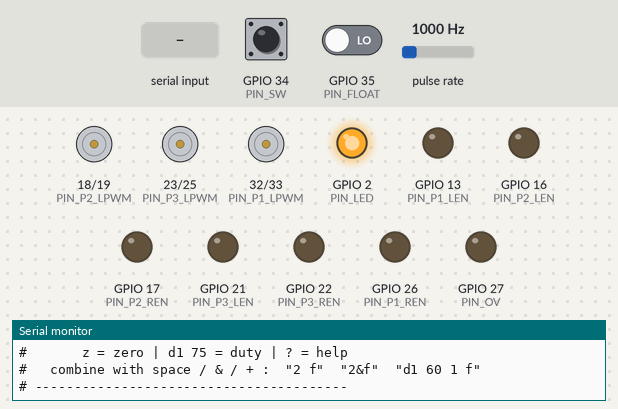
The sketch below on a simulated ESP32. Shown: motor-driver pin pairs drawn as motors (green arrow = first pin HIGH = forward, orange = second pin HIGH = backward, longer = more drive), output pins drawn as LEDs (lit = HIGH), the last lines printed to the serial monitor. Wiring (inferred from the names in the program): pulse sensor: data GPIO 14. The test bench sets the inputs (shaded band); at power-on: GPIO 34 (PIN_SW) LOW, GPIO 35 (PIN_FLOAT) LOW, pulse rate 1000 Hz.

Above: at 1.5 s.
1.6 s: "1\n" received over Serial
At 2.0 s:
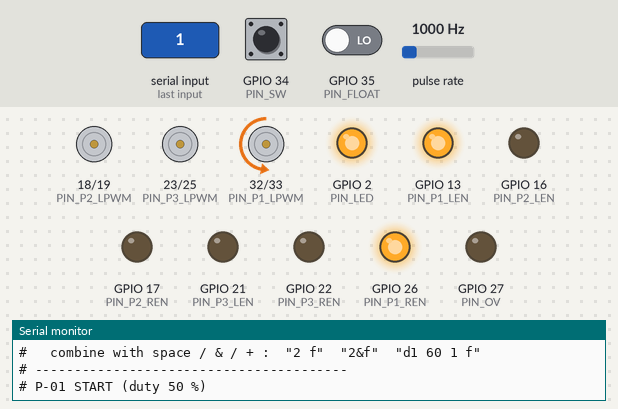
3.1 s: "a\n" received over Serial
At 4.3 s:
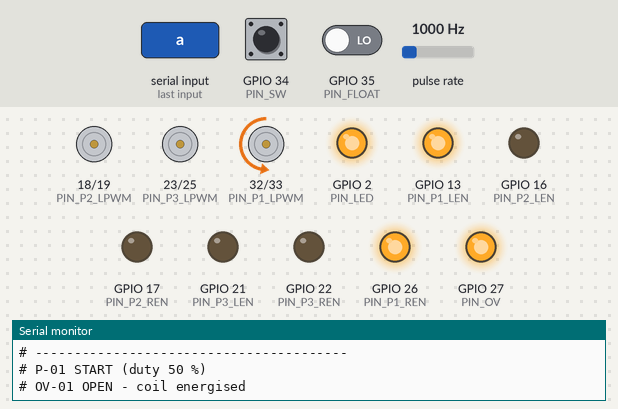
4.6 s: "1 90\n" received over Serial
At 5.8 s:
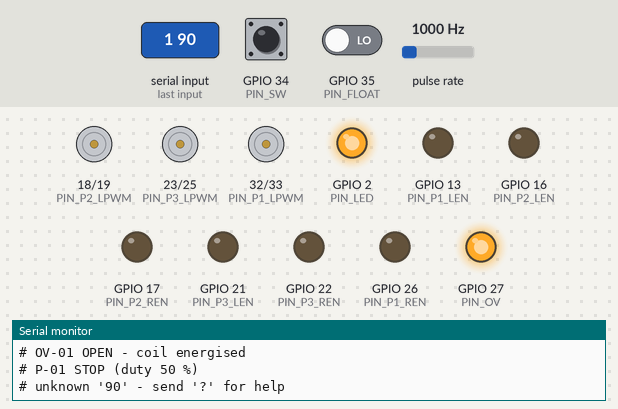
7.6 s: "2\n" received over Serial
At 8.8 s:
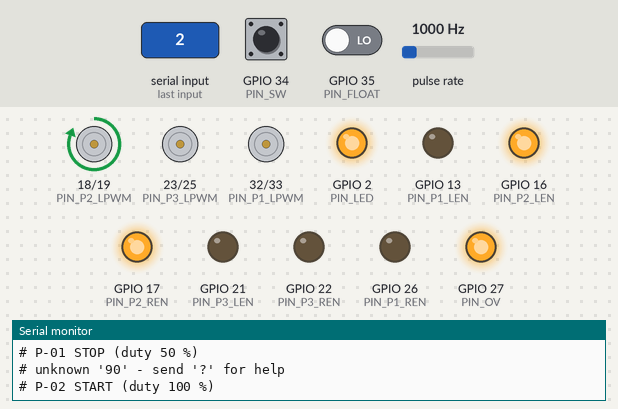
9.1 s: "3\n" received over Serial
At 10.1 s:
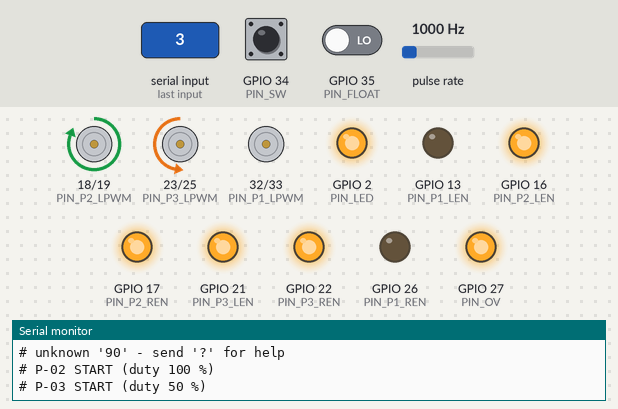
10.6 s: "1 90 45\n" received over Serial
At 11.3 s:
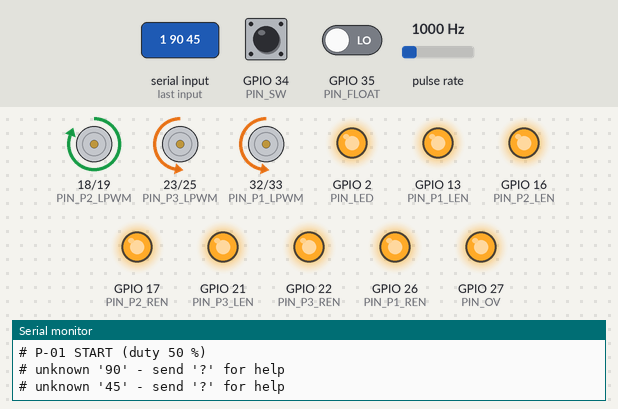
Timing chart, 0 to 13.1 s (numbered marks = the images above; inputs shaded):
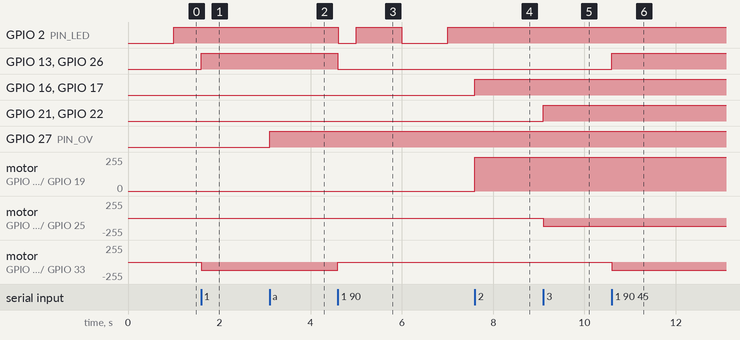

Measured:
- after the input at 1.6 s, GPIO 2 (PIN_LED): stays HIGH (without the input it goes to LOW after 0.40 s); GPIO 13 (PIN_P1_LEN), GPIO 26 (PIN_P1_REN): LOW → HIGH at once; motor on GPIO 32 (PIN_P1_LPWM) / GPIO 33 (PIN_P1_RPWM): stopped → backward 127/255 at once
- after the input at 3.1 s, GPIO 27 (PIN_OV): LOW → HIGH at once
- after the input at 4.6 s, GPIO 2 (PIN_LED): HIGH → LOW at once, → HIGH 0.40 s later, → LOW 1.0 s later, → HIGH 1.0 s later; GPIO 13 (PIN_P1_LEN), GPIO 26 (PIN_P1_REN): HIGH → LOW at once; motor on GPIO 32 (PIN_P1_LPWM) / GPIO 33 (PIN_P1_RPWM): backward 127/255 → stopped at once
- after the input at 7.6 s, GPIO 2 (PIN_LED): stays HIGH (without the input it goes to LOW after 0.40 s); GPIO 16 (PIN_P2_LEN), GPIO 17 (PIN_P2_REN): LOW → HIGH at once; motor on GPIO 18 (PIN_P2_LPWM) / GPIO 19 (PIN_P2_RPWM): stopped → forward 255/255 at once
- after the input at 9.1 s, GPIO 21 (PIN_P3_LEN), GPIO 22 (PIN_P3_REN): LOW → HIGH at once; motor on GPIO 23 (PIN_P3_LPWM) / GPIO 25 (PIN_P3_RPWM): stopped → backward 127/255 at once
- after the input at 10.6 s, GPIO 13 (PIN_P1_LEN), GPIO 26 (PIN_P1_REN): LOW → HIGH at once; motor on GPIO 32 (PIN_P1_LPWM) / GPIO 33 (PIN_P1_RPWM): stopped → backward 127/255 at once

The sketch:

05_manual_test_v3.ino
```cpp
/*
 * LAM Stage 2 - BRING-UP 05 v3 : MANUAL TOGGLE TEST + FLOW READOUT + FLOAT SWITCH
 * Pin map from "LAM Stage 2 PCB", T-Works Foundation, REV 1.0
 *
 * Serial Monitor @ 115200, line ending "New Line".
 *
 *   1   toggle Pump 1 (P-01)
 *   2   toggle Pump 2 (P-02)
 *   3   toggle Pump 3 (P-03)
 *   a   toggle solenoid valve OV-01   (on/off only)
 *   f   toggle the flow readout on / off
 *   l   toggle LEVEL PROTECTION on / off      <-- new  (starts OFF)
 *   w   live RAW view of the ON/OFF switch + float   <-- new
 *   s   STOP everything immediately
 *   k   calibration marker: start / stop
 *   z   zero the totaliser
 *   d1 75   set pump 1 duty (d2 / d3 for the others)
 *   ?   help and current status
 *
 * SEVERAL COMMANDS AT ONCE: separate them with a space, comma, '&' or '+' and they all
 * run together in the order written -   "2 f"   "2&f"   "2, 1, a, f"   "d1 60 1 f"
 * Handy for starting a pump and the flow clock in the same keystroke, so the readout's
 * t = 0 lines up with the pump starting.
 *
 * THE FLOAT IS ALWAYS MONITORED. Every change of state is printed, whether or not
 * protection is enabled - so you can check the polarity and trip height by hand
 * without the pumps being switched off underneath you.
 *
 * With 'l' ON, the float behaves as it will in the real Case 1 demo:
 *   float HIGH  -> the PROTECTED pump is switched off immediately, the others keep running
 *   float clear -> it restarts after FLOAT_CLEAR_HOLD_MS
 *
 * PROTECTED_PUMP (below) selects which driver channel the float cuts. It must be the
 * pump that FILLS the sump; the pump that empties the sump has to keep running or the
 * level never falls.
 *
 * NOTE ON P-02: this board is missing the R_PWM2 trace, so pump 2 is driven on
 * L_PWM2. Its PWM pins are swapped in pumps[] below, so the pump turns the OTHER WAY
 * - swap M+ / M- at that driver's screw terminals.
 */

#include <Arduino.h>

// ===================== PIN MAP (schematic REV 1.0) =====================
const int PIN_P1_RPWM = 33;
const int PIN_P1_LPWM = 32;
const int PIN_P1_REN  = 26;
const int PIN_P1_LEN  = 13;

const int PIN_P2_RPWM = 19;   // trace missing on this PCB - not usable
const int PIN_P2_LPWM = 18;   // used as the PWM line for P-02 instead
const int PIN_P2_REN  = 17;
const int PIN_P2_LEN  = 16;

const int PIN_P3_RPWM = 25;
const int PIN_P3_LPWM = 23;
const int PIN_P3_REN  = 22;
const int PIN_P3_LEN  = 21;

const int PIN_OV    = 27;     // SOLENOID_VALVE JST pin 2
const int PIN_FLOW  = 14;     // FLOW_SENSOR JST pin 2 (FS)
const int PIN_FLOAT = 35;     // FLOAT_SWITCH (G35, input-only, 10k pull-up R10 on PCB)
const int PIN_SW    = 34;     // ON/OFF_SWITCH (G34, input-only, 10k pull-up R2 on PCB)
const int PIN_LED   =  2;

const bool OV_ON_STATE = HIGH;

// Pin level when the float says "sump level HIGH".
// The JST's other pin is GND and the PCB pulls the line up, so a CLOSED contact = LOW.
// If P-01 cuts out when the sump is EMPTY, change this to HIGH.
const bool FLOAT_HIGH_LEVEL_STATE = LOW;

// Same arrangement on the ON/OFF control: R2 pulls G34 up to 3V3, the other side
// of the JST goes to GND, so a MADE contact reads LOW.
//
// NOTE: this is a MOMENTARY push button (TSL-012 illuminated tactile), not a
// latching toggle - it only reads LOW while a finger is on it. The demo firmware
// therefore latches run/stop in software from press events. This sketch just
// watches it, so a press here shows up as a press and a release.
const bool SWITCH_PRESSED_STATE = LOW;

// ===================== SETTINGS =====================
const uint32_t PWM_HZ    = 10000;
const uint8_t  PWM_BITS  = 10;
const uint32_t MAX_RUN_S = 120;
const uint32_t WINDOW_MS       = 500;    // measurement / print window
const uint32_t HEADER_EVERY_MS = 10000;  // reprint the column header this often

const uint32_t FLOAT_DEBOUNCE_MS   = 300;
const uint32_t FLOAT_CLEAR_HOLD_MS = 3000;   // level must stay clear this long before it restarts

const uint32_t SW_DEBOUNCE_MS = 50;          // the PCB already has R2/C5, so this is short
const uint32_t SW_MONITOR_MS  = 200;         // 'w' live raw view refresh

// WHICH PUMP THE FLOAT CUTS.  0 = pumps[0] "P-01", 1 = pumps[1] "P-02", 2 = pumps[2] "P-03".
// Set this to whichever driver channel your FILLING pump (the one feeding the sump) is
// actually plugged into. The pump that EMPTIES the sump must keep running, or the level
// never falls and the float never clears.
const int PROTECTED_PUMP = 2;

float CAL_A = 0.0133309f;
float CAL_B = -0.38390f;

uint8_t defaultDuty[3] = {50, 100, 50};

// ===================== internals =====================
struct Pump {
  const char* name;
  int rpwm, lpwm, ren, len, ch;
  bool running;          // what the operator asked for
  uint8_t duty;
  uint32_t startedAt;
};

// P-02 has its PWM pins SWAPPED on purpose (missing R_PWM2 trace)
Pump pumps[3] = {
  {"P-01", PIN_P1_RPWM, PIN_P1_LPWM, PIN_P1_REN, PIN_P1_LEN, 0, false, 50,  0},
  {"P-02", PIN_P2_LPWM, PIN_P2_RPWM, PIN_P2_REN, PIN_P2_LEN, 1, false, 100, 0},
  {"P-03", PIN_P3_RPWM, PIN_P3_LPWM, PIN_P3_REN, PIN_P3_LEN, 2, false, 50,  0}
};

bool ovOpen    = false;
bool showFlow  = false;
bool levelProt = false;       // 'l' toggles; starts OFF so bring-up is not disturbed

// float state
bool     floatHigh = false, floatCand = false;
uint32_t floatChangeT = 0, floatClearSince = 0;
bool     p1Allowed = true;    // false while the level protection is holding the protected pump off

// ON/OFF switch state. Monitored only - this sketch never acts on it. The point
// is to prove the switch and its wiring work before the demo firmware relies on it.
bool     swOn = false, swCand = false;
uint32_t swChangeT = 0, swEdges = 0, lastMonMs = 0, pressStart = 0;
bool     swMonitor = false;   // 'w' toggles the live raw view

volatile uint32_t gPulses     = 0;
volatile uint32_t gLastEdgeUs = 0;

void IRAM_ATTR onFlowPulse() {
  uint32_t now = micros();
  if (now - gLastEdgeUs < 300) return;
  gLastEdgeUs = now;
  gPulses++;
}

uint32_t lastWinMs = 0, lastWinPulses = 0;
uint32_t lastHeaderMs = 0;    // when the column header was last reprinted
uint32_t flowStartMs = 0;     // set when 'f' turns the readout on; time column counts from here
double   volTotalL = 0;
bool     calRunning = false;
uint32_t calP0 = 0, calT0 = 0;

// The protected pump runs only if the operator asked AND the level allows it
bool pumpShouldRun(int i) {
  if (!pumps[i].running) return false;
  if (i == PROTECTED_PUMP && levelProt && !p1Allowed) return false;
  return true;
}

void applyPump(int i) {
  Pump &p = pumps[i];
  uint8_t pct = pumpShouldRun(i) ? p.duty : 0;
  uint32_t maxv = (1u << PWM_BITS) - 1;
  uint32_t duty = (maxv * pct) / 100;

#if ESP_ARDUINO_VERSION_MAJOR >= 3
  ledcWrite(p.rpwm, duty);
#else
  ledcWrite(p.ch, duty);
#endif

  digitalWrite(p.lpwm, LOW);
  digitalWrite(p.ren, pct > 0 ? HIGH : LOW);
  digitalWrite(p.len, pct > 0 ? HIGH : LOW);
}

void applyAll() { for (int i = 0; i < 3; i++) applyPump(i); }

void togglePump(int i) {
  Pump &p = pumps[i];
  p.running = !p.running;
  p.startedAt = p.running ? millis() : 0;
  applyPump(i);
  Serial.printf("# %s %s (duty %u %%)%s\n", p.name, p.running ? "START" : "STOP", p.duty,
                (i == PROTECTED_PUMP && p.running && levelProt && !p1Allowed)
                  ? "  [HELD OFF by level protection]" : "");
}

void stopAll() {
  for (int i = 0; i < 3; i++) { pumps[i].running = false; pumps[i].startedAt = 0; applyPump(i); }
  ovOpen = false;
  digitalWrite(PIN_OV, !OV_ON_STATE);
  Serial.println("# *** ALL STOPPED - pumps off, valve closed ***");
}

void toggleValve() {
  ovOpen = !ovOpen;
  digitalWrite(PIN_OV, ovOpen ? OV_ON_STATE : !OV_ON_STATE);
  Serial.printf("# OV-01 %s\n", ovOpen ? "OPEN - coil energised" : "CLOSED - coil off");
}

void toggleFlow() {
  showFlow = !showFlow;
  if (showFlow) {
    lastWinMs = millis(); lastWinPulses = gPulses;
    flowStartMs = lastWinMs;          // time column restarts at 0 every time 'f' is pressed
    lastHeaderMs = lastWinMs - HEADER_EVERY_MS;   // force the header on the first line
    Serial.println("# FLOW READOUT ON - send 'f' again to stop (t restarts at 0)");
  } else Serial.println("# FLOW READOUT OFF");
}

void toggleLevelProt() {
  levelProt = !levelProt;
  if (levelProt) {
    p1Allowed = !floatHigh;
    floatClearSince = 0;
    Serial.printf("# LEVEL PROTECTION ON  - float is currently %s\n", floatHigh ? "HIGH (P-01 held off)" : "clear");
  } else {
    Serial.println("# LEVEL PROTECTION OFF - float is monitored but ignored");
  }
  applyAll();
}

// The ON/OFF switch is ALWAYS monitored, exactly like the float. Every debounced
// change prints with a running count, so plugging the switch in and flicking it a
// few times is enough to prove the wiring - no command needed.
//
// 'w' adds a live RAW view that bypasses the debounce. Use that one to catch a
// dirty or intermittent contact: a good switch shows a clean CLOSED/open that
// follows your hand, a bad one flickers or never changes at all.
void updateSwitch(uint32_t now) {
  bool raw = (digitalRead(PIN_SW) == SWITCH_PRESSED_STATE);
  if (raw != swCand) { swCand = raw; swChangeT = now; }

  if (now - swChangeT >= SW_DEBOUNCE_MS && swOn != swCand) {
    swOn = swCand;
    if (swOn) {
      swEdges++;
      pressStart = now;
      Serial.printf("# BUTTON pressed    (press #%lu)\n", (unsigned long)swEdges);
    } else {
      Serial.printf("# BUTTON released   (held %lu ms)\n", (unsigned long)(now - pressStart));
    }
  }

  if (swMonitor && now - lastMonMs >= SW_MONITOR_MS) {
    lastMonMs = now;
    int rs = digitalRead(PIN_SW), rf = digitalRead(PIN_FLOAT);
    Serial.printf("  RAW   SW(G34)=%d %-7s   FSW(G35)=%d %-6s   presses=%lu\n",
                  rs, rs == SWITCH_PRESSED_STATE   ? "PRESSED" : "up",
                  rf, rf == FLOAT_HIGH_LEVEL_STATE ? "CLOSED"  : "open",
                  (unsigned long)swEdges);
  }
}

void updateFloat(uint32_t now) {
  bool raw = (digitalRead(PIN_FLOAT) == FLOAT_HIGH_LEVEL_STATE);
  if (raw != floatCand) { floatCand = raw; floatChangeT = now; }

  if (now - floatChangeT >= FLOAT_DEBOUNCE_MS && floatHigh != floatCand) {
    floatHigh = floatCand;
    Serial.printf("# FLOAT -> %s\n", floatHigh ? "HIGH (sump full)" : "clear");
  }

  bool before = p1Allowed;
  if (floatHigh) { p1Allowed = false; floatClearSince = 0; }
  else if (!p1Allowed) {
    if (floatClearSince == 0) floatClearSince = now;
    if (now - floatClearSince >= FLOAT_CLEAR_HOLD_MS) p1Allowed = true;
  }

  if (before != p1Allowed && levelProt) {
    Serial.printf("# LEVEL PROTECTION: %s %s\n", pumps[PROTECTED_PUMP].name,
                  p1Allowed ? "released - restarting" : "CUT OFF");
  }
  if (before != p1Allowed) applyPump(PROTECTED_PUMP);
}

void updateFlow(uint32_t now) {
  uint32_t dt = now - lastWinMs;
  if (dt < WINDOW_MS) return;

  uint32_t p  = gPulses;
  uint32_t dN = p - lastWinPulses;
  lastWinPulses = p; lastWinMs = now;

  float freqHz = dN * 1000.0f / dt;
  float Qlmin  = (dN == 0) ? 0.0f : CAL_A * freqHz + CAL_B;
  if (Qlmin < 0) Qlmin = 0;
  volTotalL += Qlmin * dt / 60000.0;

  if (showFlow) {
    // repeat the column header every HEADER_EVERY_MS so long runs stay readable
    if (now - lastHeaderMs >= HEADER_EVERY_MS) {
      lastHeaderMs = now;
      Serial.println("#   time_s   pulses   freq_Hz   Q_L/min    Q_mL/s    total_L  float  sw");
    }

    Serial.printf("  %7.1f  %7lu  %8.1f  %8.3f  %8.2f  %9.4f   %d     %d\n",
                  (now - flowStartMs) / 1000.0, (unsigned long)p, freqHz,
                  Qlmin, Qlmin * 1000.0f / 60.0f, volTotalL,
                  floatHigh ? 1 : 0, swOn ? 1 : 0);
  }
}

void status() {
  Serial.println("# ---------------- status ----------------");
  for (int i = 0; i < 3; i++) {
    bool actually = pumpShouldRun(i);
    Serial.printf("#   %s : %-7s  duty %3u %%%s\n",
                  pumps[i].name, pumps[i].running ? "RUNNING" : "off", pumps[i].duty,
                  (pumps[i].running && !actually) ? "   [held off]" : "");
  }
  Serial.printf("#   OV-01: %s\n", ovOpen ? "OPEN" : "closed");
  Serial.printf("#   float: %s | level protection: %s (cuts %s)\n",
                floatHigh ? "HIGH" : "clear", levelProt ? "ON" : "off",
                pumps[PROTECTED_PUMP].name);
  Serial.printf("#   ON/OFF button: %s  (raw G34 = %d, %lu press%s since boot)%s\n",
                swOn ? "PRESSED" : "up", digitalRead(PIN_SW),
                (unsigned long)swEdges, swEdges == 1 ? "" : "es",
                swEdges == 0 ? "   <-- never pressed: press it, or send 'w'" : "");
  Serial.printf("#   flow readout: %s | total %.4f L\n", showFlow ? "ON" : "off", volTotalL);
  Serial.println("# keys: 1 2 3 = pumps | a = valve | f = flow | l = level protection");
  Serial.println("#       w = raw switch/float view | s = stop all | k = cal marker");
  Serial.println("#       z = zero | d1 75 = duty | ? = help");
  Serial.println("#   combine with space / & / + :  \"2 f\"  \"2&f\"  \"d1 60 1 f\"");
  Serial.println("# ----------------------------------------");
}

// ---- command handling -------------------------------------------------------
// One command. Returns false if it was not recognised.
bool runCommand(const String &s, int dutyArg) {
  if      (s == "1") togglePump(0);
  else if (s == "2") togglePump(1);
  else if (s == "3") togglePump(2);
  else if (s == "a") toggleValve();
  else if (s == "f") toggleFlow();
  else if (s == "l") toggleLevelProt();
  else if (s == "s") stopAll();
  else if (s == "?") status();
  else if (s == "z") { volTotalL = 0; Serial.println("# totaliser zeroed"); }
  else if (s == "w") {
    swMonitor = !swMonitor;
    if (swMonitor) {
      lastMonMs = 0;
      Serial.println("# RAW BUTTON MONITOR ON - press and hold the button, the line should follow it");
      Serial.println("#   SW  PRESSED = finger down    up = released / not plugged in");
      Serial.println("#   if it never changes: check the JST, and that it is in ON/OFF_SWITCH not FLOAT_SWITCH");
    } else Serial.println("# RAW SWITCH MONITOR OFF");
  }
  else if (s == "k") {
    if (!calRunning) {
      calRunning = true; calP0 = gPulses; calT0 = millis();
      Serial.println("# CAL START - put the hose in the container NOW");
    } else {
      uint32_t N = gPulses - calP0;
      float    T = (millis() - calT0) / 1000.0f;
      calRunning = false;
      Serial.printf("# CAL STOP, pulses=%lu, time_s=%.2f, freq_Hz=%.2f\n",
                    (unsigned long)N, T, T > 0 ? N / T : 0.0f);
      Serial.println("# weigh the water (1 L = 1.000 kg) and add a row to trials.csv");
    }
  }
  else if (s.length() >= 2 && s.charAt(0) == 'd') {
    int n = s.charAt(1) - '1';
    int v = (s.length() > 2) ? s.substring(2).toInt() : dutyArg;
    if (n >= 0 && n <= 2 && v >= 0 && v <= 100) {
      pumps[n].duty = v;
      if (pumps[n].running) applyPump(n);
      Serial.printf("# %s duty -> %d %%\n", pumps[n].name, v);
    } else Serial.println("# usage: d1 75   (pump 1..3, duty 0..100)");
  }
  else return false;
  return true;
}

// A whole line. Several commands can be given at once, separated by spaces, commas,
// '&' or '+'  -  e.g.  "2 f"   "2&f"   "2, 1, a, f"   "d1 60 1 f"
// They run in the order written, within the same pass of loop(), so a pump start and
// the flow clock reset land effectively together.
void runCommandLine(const String &line) {
  int i = 0, n = line.length();
  String tokens[12];
  int count = 0;

  while (i < n && count < 12) {
    char c = line.charAt(i);
    if (c == ' ' || c == '\t' || c == ',' || c == '&' || c == '+') { i++; continue; }
    int start = i;
    while (i < n) {
      char d = line.charAt(i);
      if (d == ' ' || d == '\t' || d == ',' || d == '&' || d == '+') break;
      i++;
    }
    tokens[count++] = line.substring(start, i);
  }

  for (int t = 0; t < count; t++) {
    String tok = tokens[t];

    // "d1 75" arrives as two tokens - pair them up
    int arg = -1;
    if (tok.length() == 2 && tok.charAt(0) == 'd' && t + 1 < count) {
      String nxt = tokens[t + 1];
      bool numeric = nxt.length() > 0;
      for (unsigned int c = 0; c < nxt.length(); c++)
        if (!isDigit(nxt.charAt(c))) { numeric = false; break; }
      if (numeric) { arg = nxt.toInt(); t++; }
    }

    if (!runCommand(tok, arg))
      Serial.printf("# unknown '%s' - send '?' for help\n", tok.c_str());
  }
}

void setup() {
  Serial.begin(115200);
  delay(300);

  pinMode(PIN_LED, OUTPUT);
  pinMode(PIN_OV,  OUTPUT);
  pinMode(PIN_FLOW,  INPUT_PULLUP);
  pinMode(PIN_FLOAT, INPUT);          // G35 is input-only; the PCB supplies the pull-up
  pinMode(PIN_SW,    INPUT);          // G34 likewise - R2 on the PCB pulls it up

  for (int i = 0; i < 3; i++) {
    pinMode(pumps[i].lpwm, OUTPUT); digitalWrite(pumps[i].lpwm, LOW);
    pinMode(pumps[i].ren,  OUTPUT); digitalWrite(pumps[i].ren,  LOW);
    pinMode(pumps[i].len,  OUTPUT); digitalWrite(pumps[i].len,  LOW);
    pumps[i].duty = defaultDuty[i];
#if ESP_ARDUINO_VERSION_MAJOR >= 3
    ledcAttach(pumps[i].rpwm, PWM_HZ, PWM_BITS);
#else
    ledcSetup(pumps[i].ch, PWM_HZ, PWM_BITS);
    ledcAttachPin(pumps[i].rpwm, pumps[i].ch);
#endif
  }

  attachInterrupt(digitalPinToInterrupt(PIN_FLOW), onFlowPulse, RISING);
  lastWinMs = millis();

  // seed the float state so the first reading is not reported as a change
  floatCand = floatHigh = (digitalRead(PIN_FLOAT) == FLOAT_HIGH_LEVEL_STATE);
  swCand    = swOn      = (digitalRead(PIN_SW)    == SWITCH_PRESSED_STATE);
  p1Allowed = !floatHigh;

  stopAll();
  Serial.println("\n# LAM Stage 2 - manual toggle test v3 (PCB REV 1.0)");
  Serial.println("# PUMPS MUST BE PRIMED. P-02 runs on L_PWM2 (missing R_PWM2 trace).");
  Serial.println("# Level protection starts OFF - send 'l' to enable it.");
  status();
}

void loop() {
  uint32_t now = millis();

  bool anyRunning = pumpShouldRun(0) || pumpShouldRun(1) || pumpShouldRun(2);
  digitalWrite(PIN_LED, anyRunning ? HIGH : ((now / 1000) % 2));

  updateSwitch(now);
  updateFloat(now);
  updateFlow(now);

  if (MAX_RUN_S > 0) {
    for (int i = 0; i < 3; i++) {
      if (pumps[i].running && now - pumps[i].startedAt > MAX_RUN_S * 1000UL) {
        Serial.printf("# auto-stop: %s ran %lu s\n", pumps[i].name, (unsigned long)MAX_RUN_S);
        pumps[i].running = false;
        applyPump(i);
      }
    }
  }

  if (!Serial.available()) return;
  String line = Serial.readStringUntil('\n');
  line.trim();
  if (line.length() == 0) return;

  runCommandLine(line);
}
```
